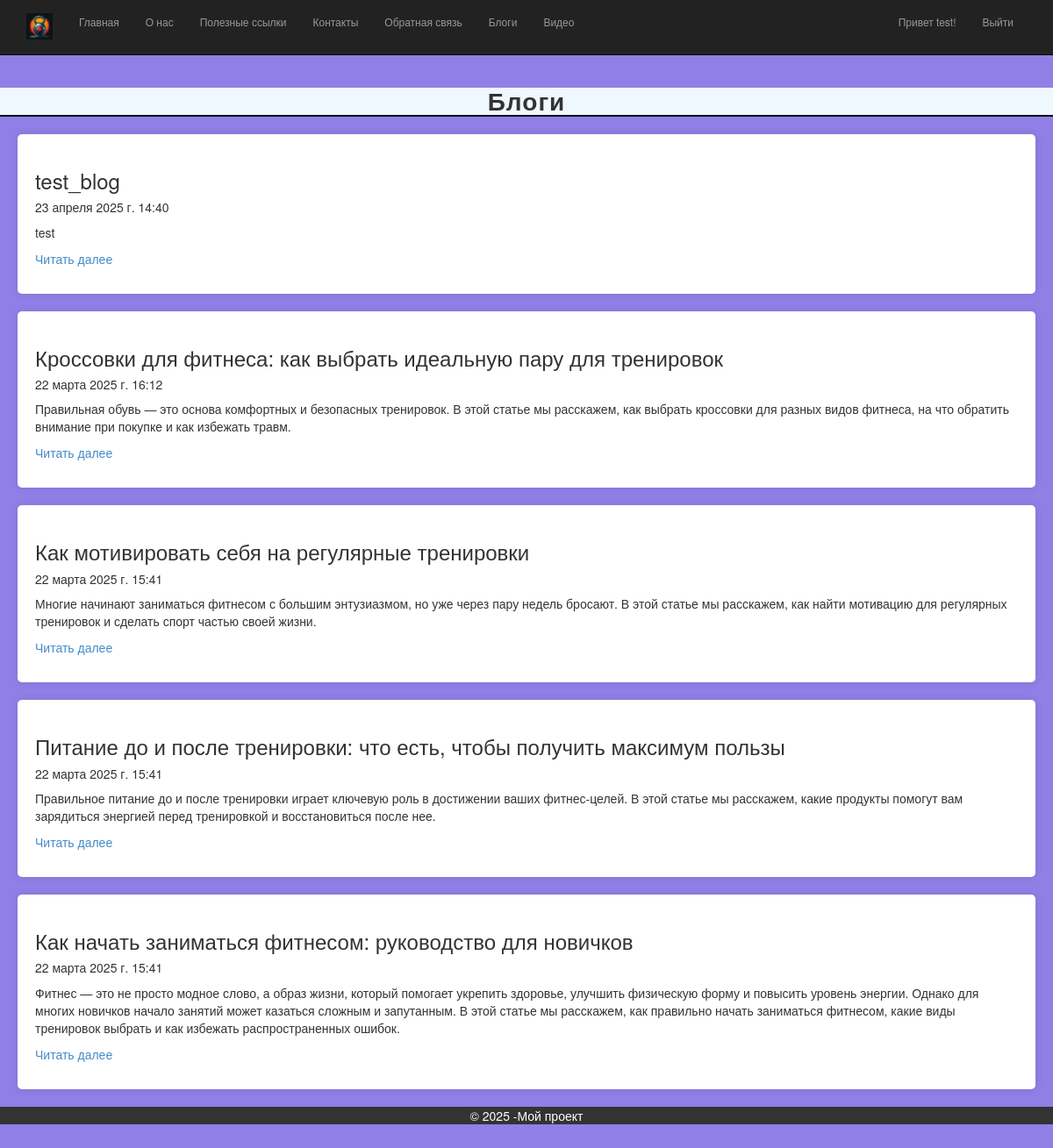
Screenshot of /blog/ (signed in) with the database file from the repository.
### app/models.py (models this page shows, shortened)
class Blog(models.Model):
    title = models.CharField(max_length= 100, unique_for_date= "posted", verbose_name= "Заголовок")
    description = models.TextField(verbose_name="Краткое содержание")
    content = models.TextField(verbose_name= "Содержание")
    posted = models.DateTimeField(default=datetime.now(), db_index=True, verbose_name="Опубликована")
    author = models.ForeignKey(User, null=True, blank=True, on_delete=models.SET_NULL, verbose_name="Автор")
    image = models.FileField(default='temp.jpg', verbose_name= 'Путь к картинке')
    class Meta:
        db_table = "Posts"
        ordering = ["-posted"]
        verbose_name = "статья блога"
        verbose_name_plural = "статьи блога"

### app/views.py (the view)
# urls.py: path('blog/', views.blog, name= 'blog'),
def blog(request):
    assert isinstance(request, HttpRequest)
    posts = Blog.objects.all()
    return render(
        request,
        'app/blog.html',
        {
            'title':'Блог',
            'posts': posts,
            'year':datetime.now().year,
        }
)

### app/templates/app/blog.html (shortened to what this page needs)
﻿{% extends "app/layout.html" %}
{% block content %}
<h2 class="form-title">Блоги</h2>
<form method="POST">
    {% for post in posts %}
    <div class="content-block">
        <h3>{{post.title}}</h3>
        <h5>{{post.posted}}</h5>
        <p>{{post.description}}</p>
        <p><a href="{% url 'blogpost' parametr=post.id %}"> Читать далее </a> </p>
    </div>
    {% endfor %}
</form>
{% endblock %}

### app/templates/app/loginpartial.html (shortened to what this page needs)
﻿{% if user.is_authenticated %}
<form id="logoutForm" action="/logout/" method="post" class="navbar-right">
    <ul class="nav navbar-nav navbar-right" style="font-size: 12px;">
        <li ><span class="navbar-brand" style="font-size: 12px;">Привет {{ user.username }}!</span></li>
        <li><a href="javascript:document.getElementById('logoutForm').submit()">Выйти</a></li>
    </ul>
</form>
{% else %}
<ul class="nav navbar-nav navbar-right">
    <li><a href="{% url 'login' %}">Войти</a></li>
</ul>
{% endif %}

### app/static/app/content/site.css (style rules this page uses)
body { padding-top: 80px; padding-bottom: 20px; background-color: #907fe6; }
.content-block { padding: 20px; margin: 20px; background: #fff; border-radius: 5px; box-shadow: 0 0 10px rgba(0, 0, 0, 0.1); transition: box-shadow 0.9s ease; }
.form-title { font-size: 28px; font-weight: bold; background-color:aliceblue; color: #333; border-bottom: 2px solid black; text-align: center; letter-spacing: 1px; margin-top: 0px; }

### rows the page displays
Blog: title "test_blog", posted "23 апреля 2025 г. 14:40", description "test"
Blog: title "Кроссовки для фитнеса: как выбрать идеальную пару для тренировок", posted "22 марта 2025 г. 16:12", description "Правильная обувь — это основа комфортных и безопасных тренировок. В этой статье мы расскажем, как выбрать кроссовки для разных видов фитнеса, на что обратить внимание при покупке и как избежать травм."
Blog: title "Как мотивировать себя на регулярные тренировки", posted "22 марта 2025 г. 15:41", description "Многие начинают заниматься фитнесом с большим энтузиазмом, но уже через пару недель бросают. В этой статье мы расскажем, как найти мотивацию для регулярных тренировок и сделать спорт частью своей жизни."
Blog: title "Питание до и после тренировки: что есть, чтобы получить максимум пользы", posted "22 марта 2025 г. 15:41", description "Правильное питание до и после тренировки играет ключевую роль в достижении ваших фитнес-целей. В этой статье мы расскажем, какие продукты помогут вам зарядиться энергией перед тренировкой и восстановиться после нее."
Blog: title "Как начать заниматься фитнесом: руководство для новичков", posted "22 марта 2025 г. 15:41", description "Фитнес — это не просто модное слово, а образ жизни, который помогает укрепить здоровье, улучшить физическую форму и повысить уровень энергии. Однако для многих новичков начало занятий может казаться сложным и запутанным. В этой статье мы расскажем, как правильно начать заниматься фитнесом, какие виды тренировок выбрать и как избежать распространенных ошибок."

### other values shown
{{ user.username }} "test"
